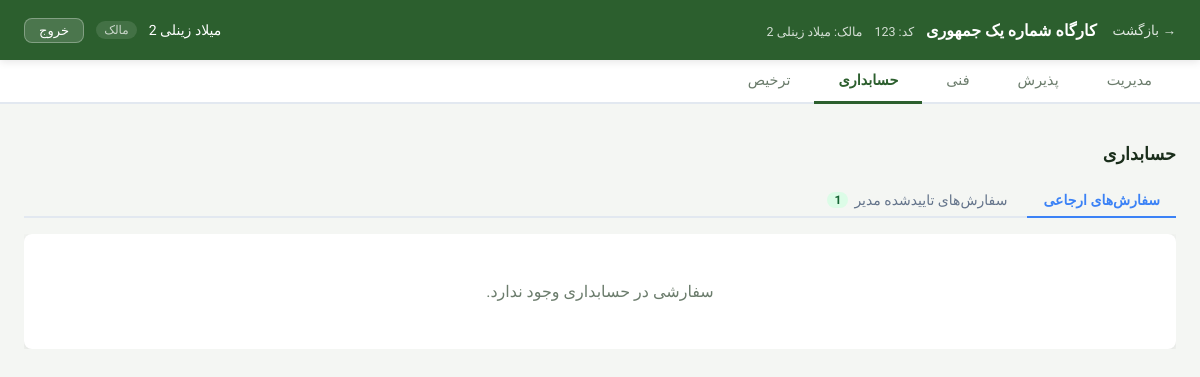
The page /workshop/13/accounting/ (signed in) on the database its author committed.
### accounts/models.py (models this page shows, shortened)
class Workshop(models.Model):
    owner = models.ForeignKey(settings.AUTH_USER_MODEL, on_delete=models.CASCADE)
    name = models.CharField(max_length=150)
    code = models.CharField(max_length=10, unique=True, blank=True)
    is_active = models.BooleanField(default=True)
    national_code = models.CharField(max_length=30, null=True, blank=True)
    address = models.CharField(max_length=250, null=True, blank=True)
    created_at = models.DateTimeField(auto_now_add=True)

class User(AbstractUser):
    phone = models.CharField(max_length=15, blank=True)
    email = models.EmailField(unique=True)
    class Meta:
        swappable = 'AUTH_USER_MODEL'

class WorkshopMembership(models.Model):
    ROLE_CHOICES = [
        ('owner', 'مالک'),
        ('management', 'مدیریت'),
        ('technical', 'فنی'),
        ('accounting', 'حسابداری'),
        ('reception', 'پذیرش'),
        ('delivery', 'ترخیص'),
        ('operator', 'اپراتور'),
    ]
    workshop = models.ForeignKey(
        Workshop,
        on_delete=models.CASCADE,
        related_name='memberships'
    )
    user = models.ForeignKey(
        'accounts.User',
        on_delete=models.CASCADE,
        related_name='workshop_memberships'
    )
    role = models.CharField(max_length=30, choices=ROLE_CHOICES, default='management')
    is_active = models.BooleanField(default=True)
    joined_at = models.DateTimeField(auto_now_add=True)
    class Meta:
        unique_together = ('workshop', 'user')

### orders/views.py (the view)
# urls.py: path('workshop/<int:workshop_id>/accounting/', views.accounting_tab, name='tab_accounting'),
@login_required
def accounting_tab(request, workshop_id):
    workshop, membership, allowed_tabs = _get_workshop_and_membership(
        request, workshop_id, 'accounting'
    )
    referred_orders = (
        Order.objects
        .filter(workshop=workshop, status='accounting')
        .select_related('customer', 'created_by')
        .order_by('-created_at')
    )
    manager_approved_orders = (
        Order.objects
        .filter(workshop=workshop, status='payment')
        .select_related('customer', 'created_by')
        .order_by('-created_at')
    )
    context = _base_context(workshop, membership, allowed_tabs, 'accounting')
    context['orders'] = referred_orders
    context['manager_approved_orders'] = manager_approved_orders
    return render(request, 'orders/accounting_tab.html', context)

### orders/views.py (called while the page is built)
def _get_workshop_and_membership(request, workshop_id, required_tab):
    workshop = get_object_or_404(Workshop, pk=workshop_id)
    membership = get_object_or_404(
        WorkshopMembership,
        workshop=workshop,
        user=request.user,
        is_active=True
    )
    allowed_tabs = ROLE_TAB_ACCESS.get(membership.role, [])
    if required_tab not in allowed_tabs:
        raise Http404("دسترسی به این تب مجاز نیست")
    return workshop, membership, allowed_tabs

def _base_context(workshop, membership, allowed_tabs, active_tab):
    return {
        'workshop': workshop,
        'membership': membership,
        'allowed_tabs': allowed_tabs,
        'active_tab': active_tab,
    }

### templates/orders/accounting_tab.html (shortened to what this page needs)
{% extends "orders/_dashboard_base.html" %}
{% load static %}
{% block tab_content %}
    <div class="tab-panel">
        <div class="panel-header"><h2>حسابداری</h2></div>
        <div class="acc-tab-nav">
            <button class="acc-tab-btn active" data-tab="referred">سفارش‌های ارجاعی
            </button>
            <button class="acc-tab-btn" data-tab="approved">سفارش‌های تاییدشده مدیر
                {% if manager_approved_orders %}
                    <span class="acc-badge acc-badge--green">{{ manager_approved_orders|length }}</span>{% endif %}
            </button>
        </div>
        <div id="acc-tab-referred" class="acc-tab-pane">
            <div class="orders-table-wrap">
                {% if orders %}
                    <table class="orders-table">
                        <thead>
                        <tr>
                            <th>کد</th>
                            <th>مشتری</th>
                            <th>تاریخ</th>
                            <th>وضعیت</th>
                            <th>عملیات</th>
                        </tr>
                        </thead>
                        <tbody>
                        {% for order in orders %}
                            <tr class="order-row" data-order-id="{{ order.id }}" style="cursor:pointer;">
                                <td>{{ order.code }}</td>
                                <td>{{ order.customer.name }}</td>
                                <td>{{ order.created_at|date:"Y/m/d" }}</td>
                                <td>{{ order.get_status_display }}</td>
                                <td>
                                    <button class="btn-icon btn-refer"
                                            data-order-id="{{ order.id }}"
                                            data-code="{{ order.code }}"
                                            data-url="{% url 'orders:refer_order' order.id %}"
                                            onclick="event.stopPropagation()">
                                        <span class="btn-icon__symbol">↗️</span>
                                        <span class="btn-icon__label">ارجاع</span>
                                    </button>
                                    <button class="btn-icon btn-proforma"
                                            data-order-id="{{ order.id }}"
                                            data-code="{{ order.code }}"
                                            onclick="event.stopPropagation(); openProforma(this)">
                                        <span class="btn-icon__symbol">🧾</span>
                                        <span class="btn-icon__label">پیش‌فاکتور</span>
                                    </button>
                                </td>
                            </tr>
                        {% endfor %}
                        </tbody>
                    </table>
                {% else %}
                    <p class="empty-state">سفارشی در حسابداری وجود ندارد.</p>
                {% endif %}
            </div>
        </div>
    </div>
    <link rel="stylesheet"
          href="https://cdn.jsdelivr.net/npm/persian-datepicker@1.2.0/dist/css/persian-datepicker.min.css">
{% endblock %}

### templates/orders/_dashboard_base.html (shortened to what this page needs)
{% load static %}
<!DOCTYPE html>
<html lang="fa" dir="rtl">
<head>
    <link rel="stylesheet" href="{% static 'orders/css/dashboard.css' %}">
</head>
<body>
<header class="site-header">
    <div class="header-inner">
        <div class="header-right">
            <a href="{% url 'accounts:dashboard' %}" class="btn-back" id="btn-back">&#8594; بازگشت</a>
            <div class="workshop-info">
                <span class="workshop-name">{{ workshop.name }}</span>
                {% if workshop.national_code %}
                    <span class="workshop-meta">کد: {{ workshop.national_code }}</span>
                {% endif %}
                <span class="workshop-meta">مالک: {{ workshop.owner.get_full_name|default:workshop.owner.username }}</span>
            </div>
        </div>
        <div class="header-left">
            <span class="user-name">{{ request.user.get_full_name|default:request.user.username }}</span>
            <span class="user-role">{{ membership.get_role_display }}</span>
            <a href="{% url 'accounts:logout' %}" class="btn-logout">خروج</a>
        </div>
    </div>
</header>
<nav class="tab-nav">
    <div class="tab-nav-inner">
        {% if 'reception' in allowed_tabs %}
            <a href="{% url 'orders:management' workshop.id %}"
               class="tab-link {% if active_tab == 'management' %}active{% endif %}">مدیریت</a>
        {% endif %}
        {% if 'reception' in allowed_tabs %}
            <a href="{% url 'orders:tab_reception' workshop.id %}"
               class="tab-link {% if active_tab == 'reception' %}active{% endif %}">پذیرش</a>
        {% endif %}
        {% if 'technical' in allowed_tabs %}
            <a href="{% url 'orders:tab_technical' workshop.id %}"
               class="tab-link {% if active_tab == 'technical' %}active{% endif %}">فنی</a>
        {% endif %}
        {% if 'accounting' in allowed_tabs %}
            <a href="{% url 'orders:tab_accounting' workshop.id %}"
               class="tab-link {% if active_tab == 'accounting' %}active{% endif %}">حسابداری</a>
        {% endif %}
        {% if 'delivery' in allowed_tabs %}
            <a href="{% url 'orders:tab_delivery' workshop.id %}"
               class="tab-link {% if active_tab == 'delivery' %}active{% endif %}">ترخیص</a>
        {% endif %}
    </div>
</nav>
<main class="main-content">
    {% block tab_content %}{% endblock %}
</main>
</body>
</html>

### static/orders/css/dashboard.css (style rules this page uses)
*, *::before, *::after { box-sizing: border-box; margin: 0; padding: 0; }
:root { --primary: #2c5f2e; --primary-dk: #1e4220; --primary-lt: #e8f5e9; --accent: #f57c00; --bg: #f4f6f3; --surface: #ffffff; --border: #d0d9ce; --text: #1a2e1b; --text-muted: #6b7c6c; --danger: #c62828; --radius: 8px; --shadow: 0 2px 8px rgba(0, 0, 0, .10); }
body { font-family: 'Vazirmatn', sans-serif; background: var(--bg); color: var(--text); min-height: 100vh; direction: rtl; }
.site-header { background: var(--primary); color: #fff; padding: 0 1.5rem; height: 60px; display: flex; align-items: center; box-shadow: var(--shadow); position: sticky; top: 0; z-index: 100; }
.header-inner { width: 100%; display: flex; justify-content: space-between; align-items: center; gap: 1rem; }
.header-right { display: flex; align-items: center; gap: 1rem; }
.header-left { display: flex; align-items: center; gap: .75rem; }
.btn-back { color: #fff; text-decoration: none; font-size: .85rem; opacity: .85; white-space: nowrap; }
.workshop-name { font-weight: 700; font-size: 1rem; }
.workshop-meta { font-size: .78rem; opacity: .8; margin-right: .5rem; }
.user-name { font-size: .88rem; font-weight: 500; }
.user-role { font-size: .75rem; opacity: .75; background: rgba(255, 255, 255, .15); padding: 2px 8px; border-radius: 20px; }
.btn-logout { background: rgba(255, 255, 255, .15); color: #fff; border: 1px solid rgba(255, 255, 255, .3); padding: 4px 14px; border-radius: var(--radius); text-decoration: none; font-size: .82rem; transition: background .2s; }
.tab-nav { background: var(--surface); border-bottom: 2px solid var(--border); padding: 0 1.5rem; }
.tab-nav-inner { display: flex; gap: 0; }
.tab-link { display: inline-block; padding: .75rem 1.5rem; text-decoration: none; color: var(--text-muted); font-size: .9rem; border-bottom: 3px solid transparent; margin-bottom: -2px; transition: color .2s, border-color .2s; white-space: nowrap; }
.tab-link.active { color: var(--primary); border-bottom-color: var(--primary); font-weight: 600; }
.main-content { padding: 1.5rem; max-width: 1200px; margin: 0 auto; }
.panel-header { display: flex; justify-content: space-between; align-items: center; margin-bottom: 1.25rem; }
.panel-header h2 { font-size: 1.1rem; font-weight: 600; }
.orders-table-wrap { overflow-x: auto; }
.empty-state { text-align: center; color: var(--text-muted); padding: 3rem; background: var(--surface); border-radius: var(--radius); box-shadow: var(--shadow); }
.tab-nav { display: flex; gap: 4px; border-bottom: 2px solid var(--border-color, #e2e8f0); margin-bottom: 16px; }

### templates/orders/accounting_tab.html (style rules this page uses)
.acc-tab-nav { display: flex; gap: 4px; border-bottom: 2px solid #e2e8f0; margin-bottom: 1rem; flex-wrap: wrap; }
.acc-tab-btn { padding: 8px 16px; border: none; background: none; cursor: pointer; font-size: 14px; color: #64748b; border-bottom: 2px solid transparent; margin-bottom: -2px; font-family: 'Vazirmatn', sans-serif; display: flex; align-items: center; gap: 6px; }
.acc-tab-btn.active { color: #3b82f6; border-bottom-color: #3b82f6; font-weight: 600; }
.acc-badge { background: #e2e8f0; color: #475569; border-radius: 999px; padding: 1px 7px; font-size: 12px; font-weight: 600; }
.acc-badge--green { background: #dcfce7; color: #166534; }

### rows shown on the page
Workshop: name "کارگاه شماره یک جمهوری", national_code "123", owner.get_full_name "میلاد زینلی 2"
User: user.get_full_name "میلاد زینلی 2"
WorkshopMembership: role "مالک"

### other values the page prints
{{ manager_approved_orders|length }} "1"
